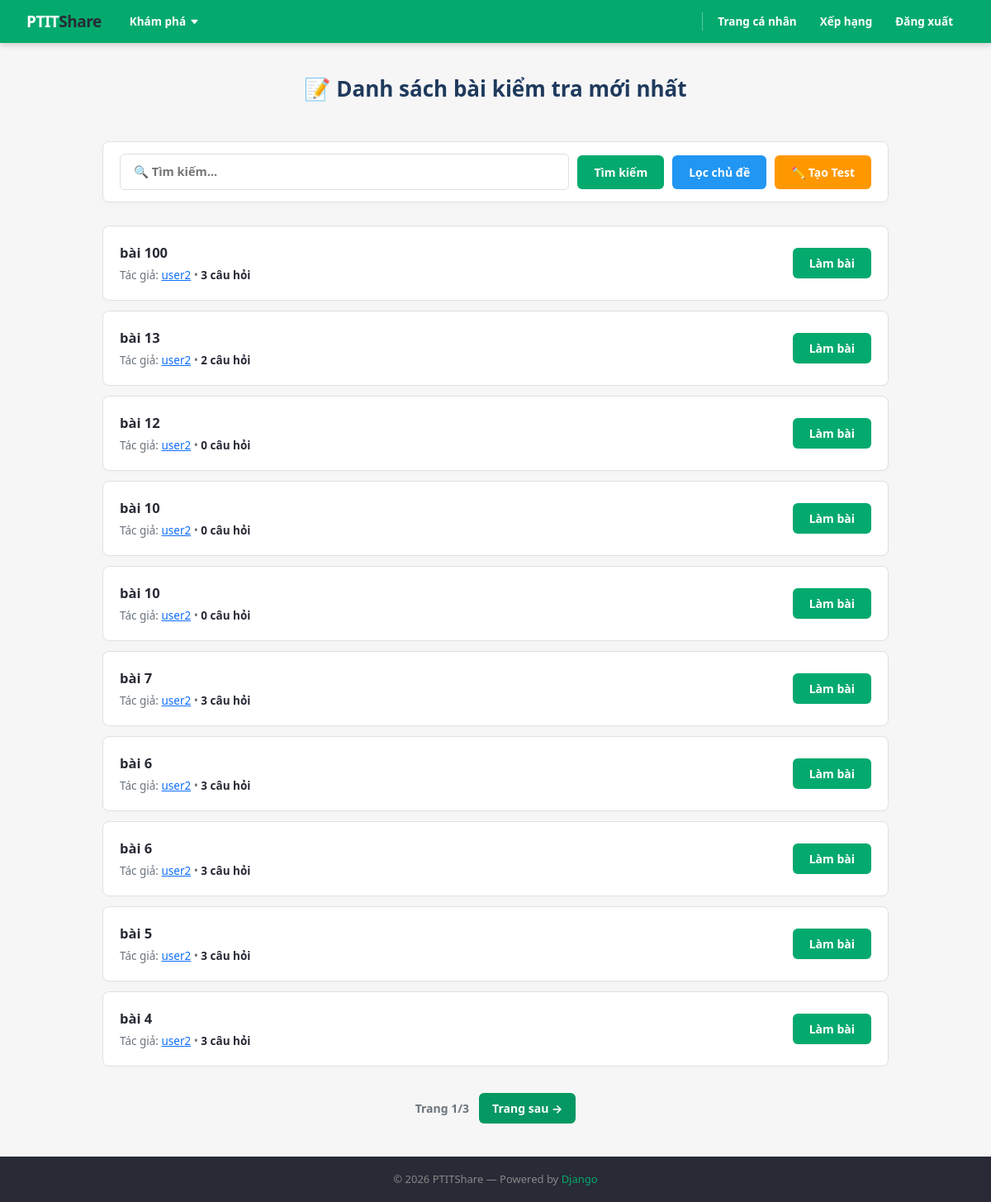
/exam/ (signed in), run on an earlier commit of the app's database.
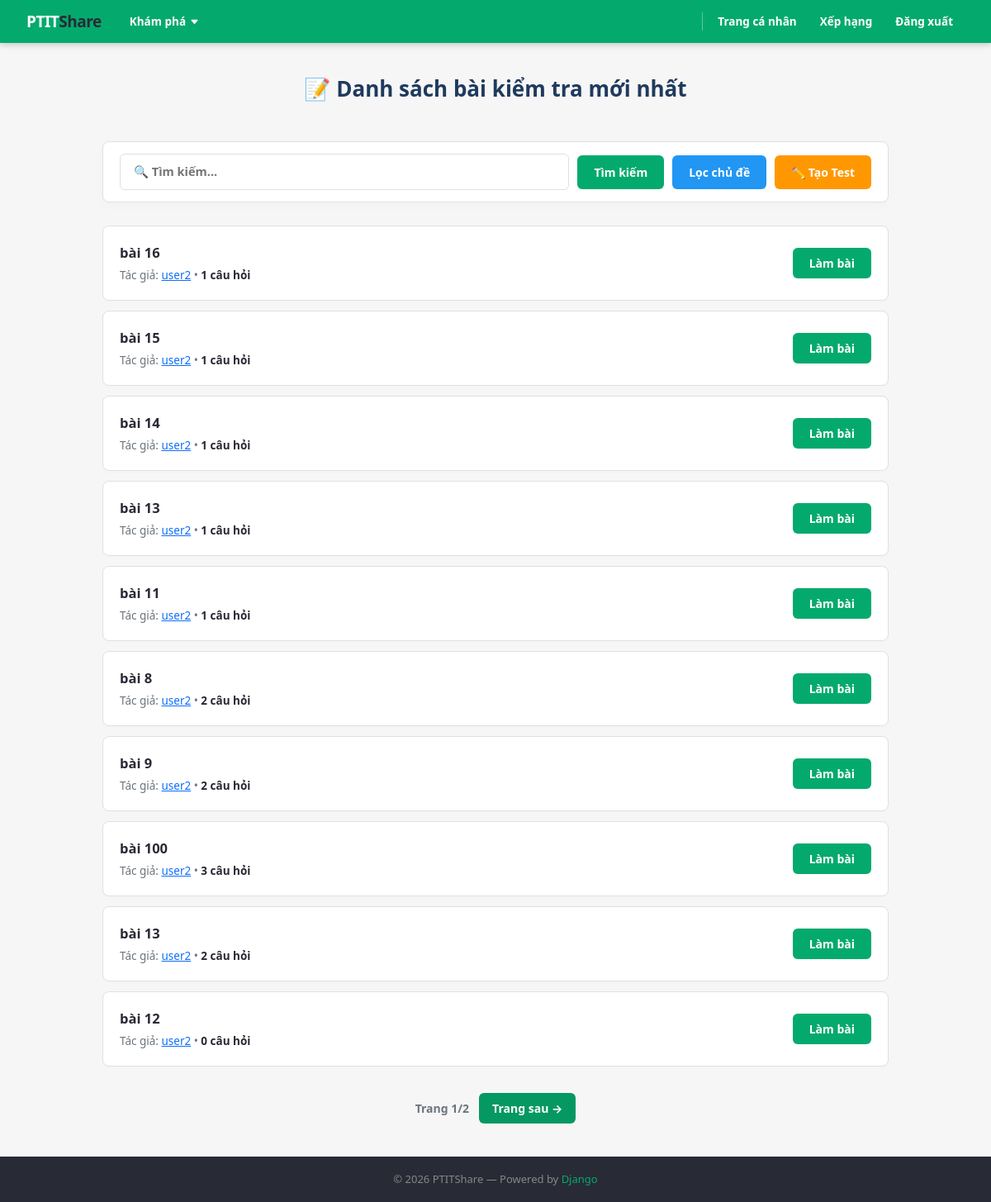
And on a later commit of the database.
### exam/models.py (models this page shows)
class Test(models.Model):
    title = models.CharField(max_length=255)
    author = models.ForeignKey(User, on_delete=models.CASCADE)
    quantity = models.IntegerField(default=0)
    topic = models.ManyToManyField(Topic, blank=True)
    '''
    chỉ cho làm Test trong thời gian quy định
    started_at = models.DateTimeField(auto_now_add=True)
    finished_at = models.DateTimeField(blank=True, null=True)
    '''

### blog/models.py (models this page shows, shortened)
class User(AbstractUser):
    GENDER_CHOICES = [
        ('Nam', 'Nam'),
        ('Nữ', 'Nữ'),
    ]
    name = models.CharField()
    gender = models.CharField(max_length=10, choices=GENDER_CHOICES)
    birth = models.DateField(null=True, blank=True)
    email = models.EmailField(unique=True)
    mark = models.IntegerField(default=0)

### exam/views.py (the view)
# urls.py: path('', views.exam_home, name='exam_home'),
@login_required(login_url='/blog/login/')
def exam_home(request):
    tests = Test.objects.order_by('-id')
    paginator = Paginator(tests, 10)
    page_number = request.GET.get('page')
    page_obj = paginator.get_page(page_number)
    return render(request, 'exam_home.html', {'tests': page_obj, 'this_user_id': request.user.id })

### exam/templates/exam_home.html (shortened to what this page needs)
<!DOCTYPE html>
<html lang="vi">
<head>
    <link rel="stylesheet" href="https://cdn.jsdelivr.net/npm/bootstrap@5.3.2/dist/css/bootstrap.min.css">
</head>
<body>
<nav class="navbar">
    <a class="nav-logo" href="#">PTIT<span>Share</span></a>
    <div class="nav-dropdown">
        <div class="nav-dropdown-btn">
            Khám phá
            <svg xmlns="http://www.w3.org/2000/svg" width="11" height="11" fill="currentColor" viewBox="0 0 16 16">
                <path d="M7.247 11.14 2.451 5.658C1.885 5.013 2.345 4 3.204 4h9.592a1 1 0 0 1 .753 1.659l-4.796 5.48a1 1 0 0 1-1.506 0z"/>
            </svg>
        </div>
    </div>
    <a href="{% url 'blog:this_user' %}" class="nav-link">Trang cá nhân</a>
    <a href="{% url 'blog:user-list' %}" class="nav-link">Xếp hạng</a>
    <a href="{% url 'blog:logout' %}" class="nav-link">Đăng xuất</a>
</nav>
<main class="container">
    <h1>📝 Danh sách bài kiểm tra mới nhất</h1>
    <br>
    <div class="search-section" >
        <form method="get" class="search-form" action="{% url 'blog:search' %}">
            <input type="text" name="keyword" value="{{ query }}" placeholder="🔍 Tìm kiếm...">
            <button type="submit" class="btn-action btn-search">Tìm kiếm</button>
            <a href="{% url 'blog:filter' %}" class="btn-action btn-filter">Lọc chủ đề</a>
            <a href="{% url 'exam:create_test' %}" class="btn-action btn-create">✏️ Tạo Test</a>
        </form>
    </div>
    {% if tests %}
        <ul class="test-list">
            {% for test in tests %}
                <li class="test-item">
                    <div class="test-info-meta">
                        <a class="test-title" style="text-decoration: none; color: inherit; display: block;"
                            href="{% url 'exam:user_test' test.id %}">
                            {{ test.title }}
                        </a>
                        <div class="test-sub-details">
                            Tác giả: <a href="{% url 'blog:user' test.author.id %}" >{{ test.author.username }}</a>
                            &bull; <span class="badge-quantity">{{ test.quantity }} câu hỏi</span>
                        </div>
                    </div>
                    <div style="text-align: right;">
                        <a href="{% url 'exam:take_test' test.id %}" class="btn-take-test">Làm bài</a>
                    </div>
                </li>
            {% endfor %}
        </ul>
    {% else %}
        <div class="no-result">
            <p>Chưa có bài test nào.</p>
        </div>
    {% endif %}
    <div class="pagination">
        <span>Trang {{ tests.number }}/{{ tests.paginator.num_pages }}</span>
        {% if tests.has_next %}
            <a href="?page={{ tests.next_page_number }}">Trang sau →</a>
        {% endif %}
    </div>
</main>
<footer>
    &copy; 2026 PTITShare &mdash; Powered by <a href="#">Django</a>
</footer>
</body>
</html>

What changed in the data, as far as the page shows it:
no longer on this page (row unchanged): Test: title "bài 10", author.username "user2", quantity "0"
removed Test: title "bài 10", author.username "user2", quantity "0"
removed Test: title "bài 7", author.username "user2", quantity "3"
removed Test: title "bài 6", author.username "user2", quantity "3"
removed Test: title "bài 6", author.username "user2", quantity "3"
removed Test: title "bài 5", author.username "user2", quantity "3"
removed Test: title "bài 4", author.username "user2", quantity "3"
added Test: title "bài 16", author.username "user2", quantity "1"
added Test: title "bài 15", author.username "user2", quantity "1"
added Test: title "bài 14", author.username "user2", quantity "1"
added Test: title "bài 13", author.username "user2", quantity "1"
added Test: title "bài 11", author.username "user2", quantity "1"
added Test: title "bài 8", author.username "user2", quantity "2"
added Test: title "bài 9", author.username "user2", quantity "2"
Also different on the page:
{{ tests.paginator.num_pages }}: "3" → "2"
